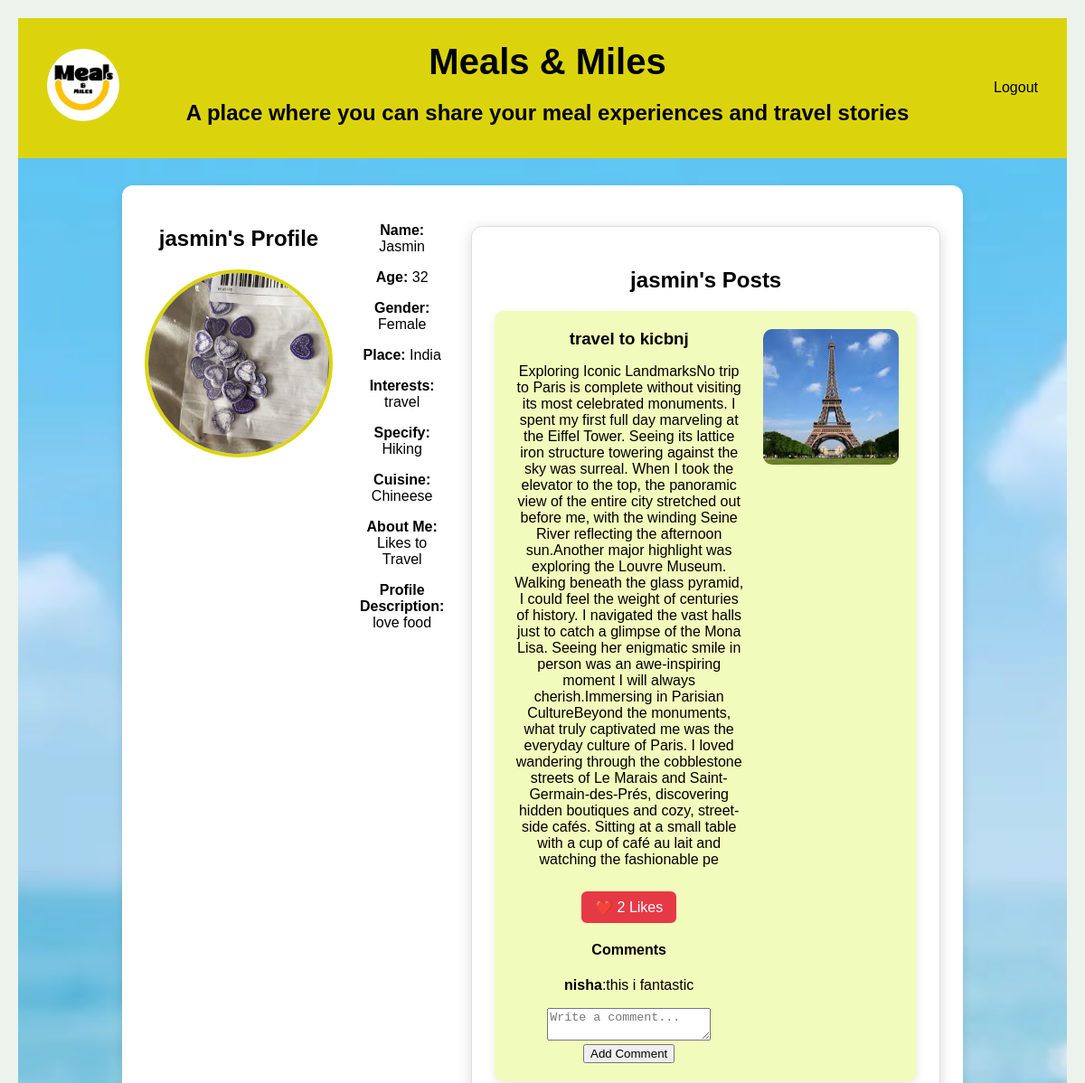
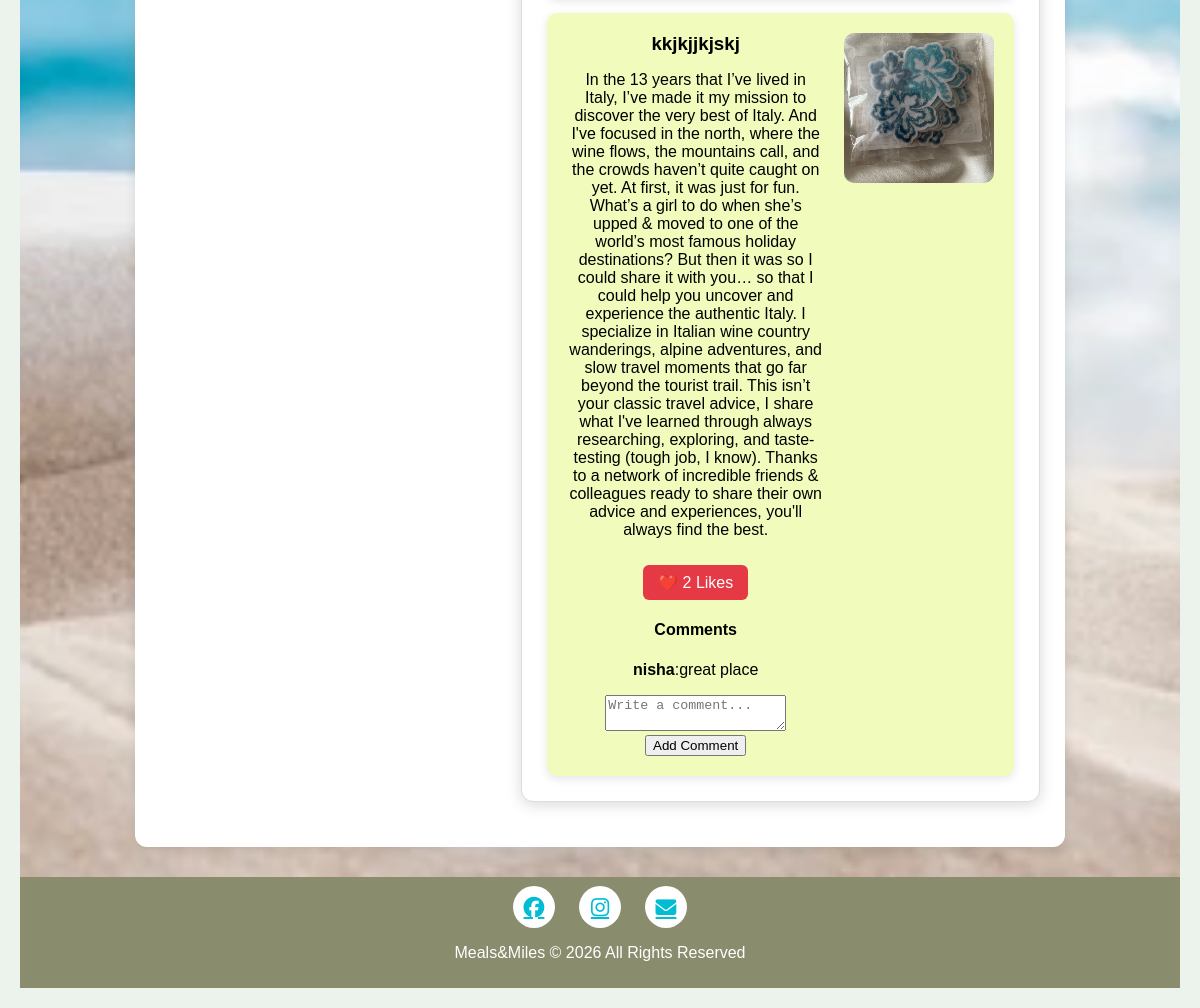
The app's page /profile/1 with its own data (2 pictures, top to bottom).
### Database/models.py (models this page shows)
class User(db.Model, UserMixin):
    id = db.Column(db.Integer, primary_key=True)
    posts = db.relationship('Post', backref='author', lazy=True)
    comments = db.relationship('Comment',backref='user',lazy=True)
    username = db.Column( db.String(150),unique=True, nullable=False)
    email = db.Column(db.String(150), unique=True, nullable=False)
    password = db.Column( db.String(255), nullable=False )
    profile_pic = db.Column(db.String(255),
        default='images/Default-Profile-Picture.png')
    name = db.Column(db.String(100))
    age = db.Column(db.Integer)
    gender = db.Column(db.String(20))
    place = db.Column(db.String(100))
    interests = db.Column(db.String(300))
    specify = db.Column(db.String(300))
    cuisine = db.Column(db.String(100))
    about_me = db.Column(db.Text)
    profile_description = db.Column(db.Text)

class Post(db.Model):
        id = db.Column(db.Integer, primary_key=True)
        title = db.Column(db.String(200))
        content = db.Column(db.Text)
        image = db.Column(db.String(255))
        user_id = db.Column(db.Integer, db.ForeignKey('user.id'))
        likes = db.relationship('Like',backref='post', lazy=True, cascade="all, delete-orphan")
        comments = db.relationship('Comment',backref='post', lazy=True, cascade="all, delete-orphan")

class Comment(db.Model):
            id = db.Column(db.Integer, primary_key=True)
            text = db.Column(db.Text)
            user_id = db.Column(
            db.Integer,
            db.ForeignKey('user.id'))
            post_id = db.Column(
            db.Integer,
            db.ForeignKey('post.id'))

### Database/views.py (the view)
@views.route('/profile/<int:user_id>')
def profile(user_id):
    user = User.query.get_or_404(user_id)
    return render_template(
        'profile.html',
        user=user
    )

### Database/templates/profile.html (shortened to what this page needs)
<!DOCTYPE html>
<html lang="en">
    <head>
        <link rel="stylesheet" href="../static/css/account.css"/>
        <link rel="stylesheet" href="https://cdnjs.cloudflare.com/ajax/libs/font-awesome/6.5.1/css/all.min.css">
    </head>
    <body>
        <nav class="navbar">
            <div class="nav-left">
               <img src="{{ url_for('static', filename='images/logo.png') }}" alt="LOGO" class="logo">
            </div>
            <div class="nav-center">
                <h1 class="main-heading">Meals & Miles</h1>
                <h2>A place where you can share your meal experiences and travel stories</h2>
            </div>
            <div class="nav-right" id= "navRight">
                <a href="/logout">Logout</a>
            </div>
        </nav>
        <section class="main">
            <div class="profile-container">
                <div class="profile-left">
                <h2>{{ user.username }}'s Profile</h2>
                    <img src="{{ url_for('static', filename=user.profile_pic) }}" class="profile-pic"id="profilePic">
                    <br><br>
                    <br>
                </div>
                <div class="profile-right">
                        {% if user.name %}
                            <p><strong>Name:</strong> {{ user.name }}</p>
                        {% endif %}
                        {% if user.age %}
                        <p><strong>Age:</strong> {{ user.age }}</p>
                        {% endif %}
                        {% if user.gender %}
                        <p><strong>Gender:</strong> {{ user.gender }}</p>
                        {% endif %}
                        {% if user.place %}
                        <p><strong>Place:</strong> {{ user.place }}</p>
                        {% endif %}
                        {% if user.interests %}
                        <p><strong>Interests:</strong> {{ user.interests }}</p>
                        {% endif %}
                        {% if user.specify %}
                        <p><strong>Specify:</strong> {{ user.specify }}</p>
                        {% endif %}
                        {% if user.cuisine %}
                        <p><strong>Cuisine:</strong> {{ user.cuisine }}</p>
                        {% endif %}
                        {% if user.about_me %}
                        <p><strong>About Me:</strong> {{ user.about_me }}</p>
                        {% endif %}
                        {% if user.profile_description %}
                        <p><strong>Profile Description:</strong> {{ user.profile_description }}</p>
                        {% endif %}
                </div>
        <section class="posts-section" id="postsSection">
            <h2>{{ user.username }}'s Posts</h2>
                {% for post in user.posts %}
            <div class="post-card">
                <div class="post-info">
                    <h3>{{ post.title }}</h3>
                    <p>{{ post.content }}</p>
                    <a href="/like_post/{{ post.id }}" class="like-btn">❤️ {{ post.likes|length }} Likes</a>
                    <h4>Comments</h4>
                    {% for comment in post.comments %}
                    <p><strong>{{ comment.user.username }}</strong>:{{ comment.text }}</p>
                    {% endfor %}
                    <form action="/add_comment/{{ post.id }}" method="POST">
                        <textarea name="comment" placeholder="Write a comment..." required></textarea>
                        <button type="submit">Add Comment</button>
                    </form>
                </div>
            {% if post.image %}
            <div class="post-image">
            <img src="{{ url_for('static', filename=post.image) }}">
            </div>
            {% endif %}
        </div>
        {% endfor %}
        </section>
        </section>
            <footer class="footer">
            <div class="footer-icons">
                 <a href="https://www.facebook.com/mealsandmiles">
                 <i class="fab fa-facebook"></i>
                 </a>
                 <a href="https://www.instagram.com/_meals_and_miles/">
                 <i class="fab fa-instagram"></i>
                 </a>
                 <a href="mailto:info@mealsandmiles.com" target="_blank">
                 <i class="fas fa-envelope"></i>
                 </a>
             </div>
             <p>Meals&Miles &copy 2026 All Rights Reserved</p>
         </footer>
    </body>
</html>

### Database/static/css/account.css (style rules this page uses)
body { margin: 0; box-sizing: border-box; background-color: rgb(236, 243, 237); color: black; font-family: 'Arial', sans-serif; text-align: center; padding: 20px; }
.navbar { display: flex; justify-content: space-between; align-items: center; background-color: #dbd40d; padding: 1rem 2rem; }
.nav-left { color: #000000; font-size: 1.5rem; background-size: contain; background-repeat: no-repeat; }
.logo { width: 80px; height: 80px; border-radius: 50%; object-fit: cover; }
.nav-center { position: static; color: rgb(0, 0, 0); transform: none; width: 100%; margin-top: 10px; }
.nav-center .main-heading { font-size: 2.5rem; font-family: 'verdana', sans-serif; margin: 0; }
.nav-right { display: flex; gap: 20px; color: #000000; }
.nav-right a { color: #000000; text-decoration: none; font-size: 1rem; }
.main { padding: 30px; background-image: url('/static/images/background2.jpeg'); background-size: cover; background-position: center; min-height: 70vh; }
.profile-container { max-width: 80%; margin: auto; background: white; display: flex; align-items: flex-start; gap: 30px; padding: 25px; border-radius: 12px; box-shadow: 0 4px 12px rgba(0,0,0,0.1); }
.profile-left { width: 40%; text-align: center; gap: 15px; }
.profile-pic { width: 200px; height: 200px; border-radius: 50%; object-fit: cover; cursor: pointer; border: 4px solid #dbd40d; }
.profile-right { flex: 1; }
.profile-right p { margin-bottom: 10px; font-size: 1rem; }
.posts-section { max-width: 80%; margin: 20px auto; background: rgb(255, 255, 255); padding: 25px; border-radius: 12px; box-shadow: 0 3px 15px rgba(0,0,0,.15); border: 1px solid #ddd; }
.post-card { display: flex; justify-content: space-between; align-items: flex-start; background: rgb(241, 251, 187); padding: 20px; margin-top: 15px; border-radius: 10px; box-shadow: 0 3px 10px rgba(0,0,0,.1); }
.post-info { flex: 1; padding-right: 20px; }
.post-info h3 { margin-top: 0; margin-bottom: 10px; }
.post-image { flex-shrink: 0; }
.post-image img { width: 150px; height: 150px; object-fit: cover; border-radius: 10px; }
.like-btn { display: inline-block; text-decoration: none; background: #e63946; color: white; padding: 8px 15px; border-radius: 6px; margin-top: 10px; }
.footer { background-color: #41431193; padding: 0.6rem 0.4rem; height: 8%; margin: 0; flex: 1; flex-shrink: 0; }
.footer-icons { display: flex; justify-content: center; gap: 1.5rem; margin-bottom: 1rem; }
.footer-icons a { color:#00bcd4; font-size: 1.3rem; width: 42px; height: 42px; border-radius: 50%; background-color:#fff; display: flex; align-items: center; justify-content: center; transition: all 0.3s ease; }
.footer p { color: white; font-size: 1rem; text-align: center; }

### records on screen
User: username "jasmin", profile_pic (picture), name "Jasmin", age "32", gender "Female", place "India", interests "travel", specify "Hiking", cuisine "Chineese", about_me "Likes to Travel", profile_description "love food"
Post: title "travel to kicbnj", content "Exploring Iconic LandmarksNo trip to Paris is complete without visiting its most celebrated monuments. I spent my first full day marveling at the Eiffel Tower. Seeing its lattice iron structure towering against the sky was surreal. When I took the elevator to the top, the panoramic view of the entire city stretched out before me, with the winding Seine River reflecting the afternoon sun.Another major highlight was exploring the Louvre Museum. Walking beneath the glass pyramid, I could feel the weight of centuries of history. I navigated the vast halls just to catch a glimpse of the Mona Lisa. Seeing her enigmatic smile in person was an awe-inspiring moment I will always cherish.Immersing in…", likes|length "2", image (picture)
Comment: user.username "nisha", text "this i fantastic"
Post: title "kkjkjjkjskj", content "In the 13 years that I’ve lived in Italy, I’ve made it my mission to discover the very best of Italy. And I've focused in the north, where the wine flows, the mountains call, and the crowds haven’t quite caught on yet. At first, it was just for fun. What’s a girl to do when she’s upped & moved to one of the world’s most famous holiday destinations? But then it was so I could share it with you… so that I could help you uncover and experience the authentic Italy. I specialize in Italian wine country wanderings, alpine adventures, and slow travel moments that go far beyond the tourist trail. This isn’t your classic travel advice, I share what I've learned through always researching, exploring,…", likes|length "2", image (picture)
Comment: user.username "nisha", text "great place"
